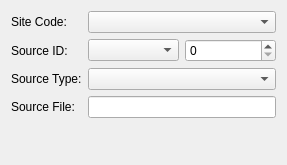
<?xml version="1.0" encoding="UTF-8"?>
<ui version="4.0">
 <class>SourceWidget</class>
 <widget class="QWidget" name="SourceWidget">
  <property name="geometry">
   <rect>
    <x>0</x>
    <y>0</y>
    <width>287</width>
    <height>165</height>
   </rect>
  </property>
  <property name="windowTitle">
   <string>SourceWidget</string>
  </property>
  <layout class="QGridLayout" name="gridLayout">
   <item row="0" column="0">
    <widget class="QLabel" name="siteLabel">
     <property name="text">
      <string>Site Code:</string>
     </property>
     <property name="buddy">
      <cstring>siteCodeCombo</cstring>
     </property>
    </widget>
   </item>
   <item row="0" column="1">
    <widget class="QComboBox" name="siteCodeCombo"/>
   </item>
   <item row="1" column="0">
    <widget class="QLabel" name="sourceIdLabel">
     <property name="text">
      <string>Source ID:</string>
     </property>
    </widget>
   </item>
   <item row="1" column="1">
    <layout class="QHBoxLayout" name="horizontalLayout_2">
     <item>
      <widget class="QComboBox" name="sourceClassCombo"/>
     </item>
     <item>
      <widget class="QSpinBox" name="sourceIdSpin">
       <property name="toolTip">
        <string>Source ID</string>
       </property>
       <property name="maximum">
        <number>99999</number>
       </property>
      </widget>
     </item>
    </layout>
   </item>
   <item row="2" column="0">
    <widget class="QLabel" name="sourceCodeLabel">
     <property name="text">
      <string>Source Type:</string>
     </property>
     <property name="buddy">
      <cstring>sourceCodeCombo</cstring>
     </property>
    </widget>
   </item>
   <item row="2" column="1">
    <widget class="QComboBox" name="sourceCodeCombo"/>
   </item>
   <item row="3" column="0">
    <widget class="QLabel" name="sourceFileLabel">
     <property name="text">
      <string>Source File:</string>
     </property>
     <property name="buddy">
      <cstring>sourceFileEdit</cstring>
     </property>
    </widget>
   </item>
   <item row="3" column="1">
    <widget class="QLineEdit" name="sourceFileEdit"/>
   </item>
   <item row="4" column="1">
    <spacer name="verticalSpacer">
     <property name="orientation">
      <enum>Qt::Vertical</enum>
     </property>
     <property name="sizeHint" stdset="0">
      <size>
       <width>20</width>
       <height>7</height>
      </size>
     </property>
    </spacer>
   </item>
  </layout>
 </widget>
 <resources/>
 <connections/>
</ui>
